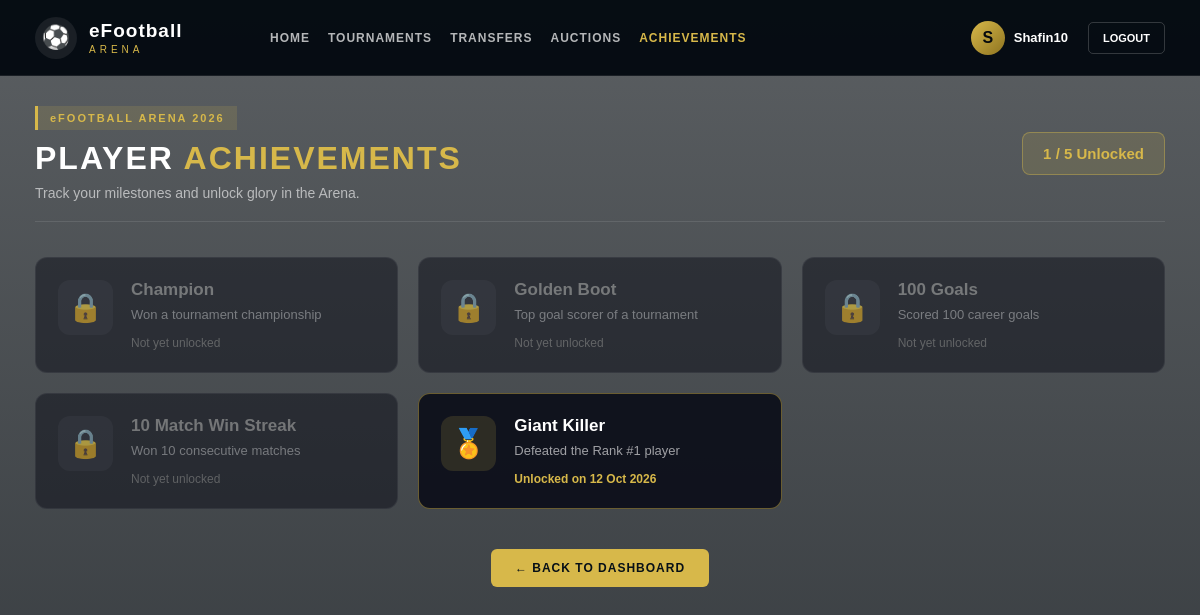
The page /achievements.php (signed in) on the database its author committed.
### tables this page shows
CREATE TABLE Achievements (
    Achievement_ID INT PRIMARY KEY AUTO_INCREMENT,
    Achievement_Name VARCHAR(50) NOT NULL,
    Description VARCHAR(200)
);

### achievements.php (the view, shortened to what this page needs)
<?php
require_once "db.php";
$playerID  = $_SESSION["Player_ID"];
$gamerTag  = $_SESSION["Gamer_Tag"];
$profilePic = null;
$allAchievements = [];
$sql = "SELECT * FROM Achievements ORDER BY Achievement_ID";
$result = mysqli_query($conn, $sql);
while ($row = mysqli_fetch_assoc($result)) {
    $allAchievements[$row["Achievement_ID"]] = $row;
}
$earned = [];
$sql = "SELECT Achievement_ID, Date_Earned
        FROM Player_Achievements
        WHERE Player_ID = ?";
$stmt = $conn->prepare($sql);
$stmt->bind_param("i", $playerID);
$stmt->execute();
$result = $stmt->get_result();
while ($row = $result->fetch_assoc()) {
    $earned[$row["Achievement_ID"]] = $row["Date_Earned"];
}
?>
<!DOCTYPE html>
<html lang="en">
<head>
    <link rel="stylesheet" href="dashboard.css">
    <link rel="stylesheet" href="achievements.css">
</head>
<body>
<header class="topbar">
    <div class="brand">
        <div class="brand-logo">⚽</div>
        <div>
            <div class="brand-title">eFootball</div>
            <div class="brand-subtitle">ARENA</div>
        </div>
    </div>
    <nav class="navigation">
        <a href="dashboard.php">HOME</a>
        <a href="tournament.php">TOURNAMENTS</a>
        <a href="transfers.php">TRANSFERS</a>
        <a href="auction.php">AUCTIONS</a>
        <a href="achievements.php" class="active">ACHIEVEMENTS</a>
    </nav>
    <div class="top-right">
        <div class="profile">
            <div class="profile-picture">
                <?php if ($profilePic): ?>
                    <img src="<?php echo htmlspecialchars($profilePic); ?>"
                         alt="Profile"
                         style="width:100%; height:100%; object-fit:cover; border-radius:50%;">
                <?php else: ?>
                    <?php echo strtoupper(substr($gamerTag, 0, 1)); ?>
                <?php endif; ?>
            </div>
            <span class="profile-name"><?php echo htmlspecialchars($gamerTag); ?></span>
        </div>
        <a href="logout.php" class="logout-button">LOGOUT</a>
    </div>
</header>
<main class="achievements-page">
    <div class="page-header">
        <div>
            <span class="small-title">eFOOTBALL ARENA 2026</span>
            <h1>PLAYER <span>ACHIEVEMENTS</span></h1>
            <p>Track your milestones and unlock glory in the Arena.</p>
        </div>
        <div class="achievement-count">
            <?php echo count($earned); ?> / <?php echo count($allAchievements); ?> Unlocked
        </div>
    </div>
    <div class="achievements-grid">
        <?php foreach ($allAchievements as $id => $ach): ?>
            <?php
            $isUnlocked = isset($earned[$id]);
            $dateEarned = $isUnlocked ? date("d M Y", strtotime($earned[$id])) : null;
            ?>
            <div class="achievement-card <?php echo $isUnlocked ? 'unlocked' : 'locked'; ?>">
                <div class="ach-icon">
                    <?php if ($isUnlocked): ?>
                        🏅
                    <?php else: ?>
                        🔒
                    <?php endif; ?>
                </div>
                <div class="ach-content">
                    <h3><?php echo htmlspecialchars($ach["Achievement_Name"]); ?></h3>
                    <p><?php echo htmlspecialchars($ach["Description"]); ?></p>
                    <?php if ($isUnlocked): ?>
                        <div class="earned-date">
                            Unlocked on <?php echo $dateEarned; ?>
                        </div>
                    <?php else: ?>
                        <div class="locked-text">
                            Not yet unlocked
                        </div>
                    <?php endif; ?>
                </div>
            </div>
        <?php endforeach; ?>
    </div>
    <div class="back-section">
        <a href="dashboard.php" class="back-button">← BACK TO DASHBOARD</a>
    </div>
</main>
</body>
</html>

### dashboard.css (style rules this page uses)
* { margin: 0; padding: 0; box-sizing: border-box; }
body { font-family: Arial, Helvetica, sans-serif; background: #03090e; color: white; overflow-x: hidden; overflow-y: auto; }
.topbar { width: 100%; height: 76px; display: flex; align-items: center; padding: 0 35px; background: rgba(4, 10, 16, 0.96); border-bottom: 1px solid rgba(255, 255, 255, 0.08); position: relative; z-index: 100; }
.brand { display: flex; align-items: center; gap: 12px; min-width: 210px; }
.brand-logo { width: 42px; height: 42px; display: flex; align-items: center; justify-content: center; border-radius: 50%; background: rgba(255, 255, 255, 0.08); font-size: 23px; }
.brand-title { font-size: 19px; font-weight: 700; letter-spacing: 1px; }
.brand-subtitle { font-size: 10px; letter-spacing: 4px; color: #d7b84a; margin-top: 2px; }
.navigation { display: flex; align-items: center; gap: 28px; margin-left: 45px; }
.navigation a { color: rgba(255, 255, 255, 0.7); text-decoration: none; font-size: 12px; font-weight: 700; letter-spacing: 1px; transition: 0.2s ease; }
.navigation a.active { color: #d7b84a; }
.top-right { margin-left: auto; display: flex; align-items: center; gap: 20px; }
.profile { display: flex; align-items: center; gap: 9px; }
.profile-picture { width: 34px; height: 34px; display: flex; align-items: center; justify-content: center; border-radius: 50%; background: linear-gradient(135deg, #d7b84a, #8e7420); color: #05090d; font-weight: 800; }
.profile-name { font-size: 13px; font-weight: 600; }
.logout-button { text-decoration: none; color: white; border: 1px solid rgba(255, 255, 255, 0.18); padding: 9px 14px; border-radius: 5px; font-size: 11px; font-weight: 700; transition: 0.2s ease; }
@media (max-width: 1200px) { .navigation { gap: 18px; margin-left: 25px; } }

### achievements.css (style rules this page uses)
body { background: linear-gradient( rgba(3, 9, 14, 0.65), rgba(3, 9, 14, 0.80) ), url("images/dashboard-bg.png"); background-size: cover; background-position: center; background-repeat: no-repeat; background-attachment: fixed; min-height: 100vh; }
.achievements-page { max-width: 1200px; margin: 0 auto; padding: 30px 35px 50px; }
.page-header { display: flex; justify-content: space-between; align-items: center; margin-bottom: 35px; padding-bottom: 20px; border-bottom: 1px solid rgba(255, 255, 255, 0.1); }
.small-title { display: inline-block; padding: 6px 12px; margin-bottom: 10px; background: rgba(215, 184, 74, 0.15); border-left: 3px solid #d7b84a; color: #d7b84a; font-size: 11px; font-weight: bold; letter-spacing: 2px; }
.page-header h1 { font-size: 32px; letter-spacing: 2px; }
.page-header h1 span { color: #d7b84a; }
.page-header p { margin-top: 8px; color: rgba(255, 255, 255, 0.6); font-size: 14px; }
.achievement-count { background: rgba(215, 184, 74, 0.15); border: 1px solid rgba(215, 184, 74, 0.4); padding: 12px 20px; border-radius: 8px; font-weight: bold; color: #d7b84a; font-size: 15px; }
.achievements-grid { display: grid; grid-template-columns: repeat(auto-fill, minmax(320px, 1fr)); gap: 20px; }
.achievement-card { background: rgba(12, 15, 25, 0.92); border: 1px solid rgba(255, 255, 255, 0.1); border-radius: 12px; padding: 22px; display: flex; gap: 18px; transition: 0.25s; }
.achievement-card.unlocked { border-color: rgba(215, 184, 74, 0.45); }
.achievement-card.locked { opacity: 0.55; }
.ach-icon { width: 55px; height: 55px; flex-shrink: 0; display: flex; align-items: center; justify-content: center; font-size: 28px; background: rgba(255, 255, 255, 0.06); border-radius: 12px; }
.achievement-card.unlocked .ach-icon { background: rgba(215, 184, 74, 0.15); }
.ach-content h3 { font-size: 17px; margin-bottom: 6px; color: white; }
.achievement-card.locked .ach-content h3 { color: #999; }
.ach-content p { font-size: 13px; color: rgba(255, 255, 255, 0.6); line-height: 1.4; margin-bottom: 12px; }
.earned-date { font-size: 12px; color: #d7b84a; font-weight: bold; }
.locked-text { font-size: 12px; color: #777; }
.back-section { margin-top: 40px; text-align: center; }
.back-button { display: inline-block; padding: 12px 24px; background: #d7b84a; color: #071017; text-decoration: none; font-size: 12px; font-weight: bold; letter-spacing: 1px; border-radius: 6px; transition: 0.2s; }

### rows shown on the page
achievements: Achievement_Name "Champion", Description "Won a tournament championship", shows "Not yet unlocked"
achievements: Achievement_Name "Golden Boot", Description "Top goal scorer of a tournament", shows "Not yet unlocked"
achievements: Achievement_Name "100 Goals", Description "Scored 100 career goals", shows "Not yet unlocked"
achievements: Achievement_Name "10 Match Win Streak", Description "Won 10 consecutive matches", shows "Not yet unlocked"
achievements: Achievement_Name "Giant Killer", Description "Defeated the Rank #1 player", dateEarned "12 Oct 2026"

### other values the page prints
substr($gamerTag, 0, 1) "S"
$gamerTag "Shafin10"
count($earned) "1"
count($allAchievements) "5"
